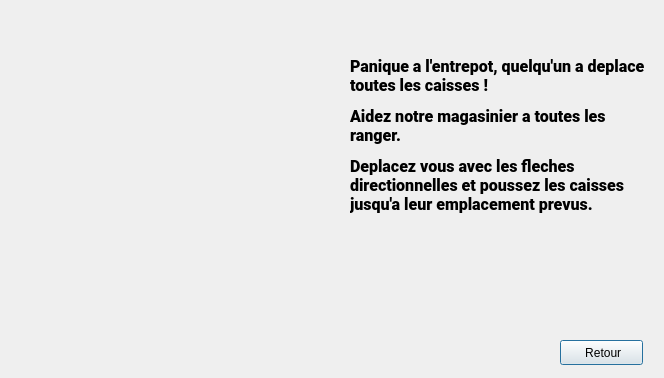
<?xml version="1.0" encoding="UTF-8"?>
<ui version="4.0">
 <class>AideWindow</class>
 <widget class="QDialog" name="AideWindow">
  <property name="geometry">
   <rect>
    <x>0</x>
    <y>0</y>
    <width>664</width>
    <height>378</height>
   </rect>
  </property>
  <property name="windowTitle">
   <string>Dialog</string>
  </property>
  <widget class="QPushButton" name="bRetour">
   <property name="geometry">
    <rect>
     <x>560</x>
     <y>340</y>
     <width>83</width>
     <height>25</height>
    </rect>
   </property>
   <property name="sizePolicy">
    <sizepolicy hsizetype="Minimum" vsizetype="Fixed">
     <horstretch>12</horstretch>
     <verstretch>0</verstretch>
    </sizepolicy>
   </property>
   <property name="text">
    <string> Retour</string>
   </property>
  </widget>
  <widget class="QLabel" name="TextAide">
   <property name="geometry">
    <rect>
     <x>350</x>
     <y>10</y>
     <width>301</width>
     <height>251</height>
    </rect>
   </property>
   <property name="font">
    <font>
     <family>Roboto Black</family>
    </font>
   </property>
   <property name="text">
    <string>&lt;html&gt;&lt;head/&gt;&lt;body&gt;&lt;p&gt;&lt;span style=&quot; font-size:12pt;&quot;&gt;Panique a l'entrepot, quelqu'un a deplace toutes les caisses ! &lt;/span&gt;&lt;/p&gt;&lt;p&gt;&lt;span style=&quot; font-size:12pt;&quot;&gt;Aidez notre magasinier a toutes les ranger.&lt;/span&gt;&lt;/p&gt;&lt;p&gt;&lt;span style=&quot; font-size:12pt;&quot;&gt;Deplacez vous avec les fleches directionnelles et poussez les caisses jusqu'a leur emplacement prevus.&lt;/span&gt;&lt;/p&gt;&lt;/body&gt;&lt;/html&gt;</string>
   </property>
   <property name="textFormat">
    <enum>Qt::RichText</enum>
   </property>
   <property name="wordWrap">
    <bool>true</bool>
   </property>
  </widget>
 </widget>
 <resources/>
 <connections/>
</ui>
